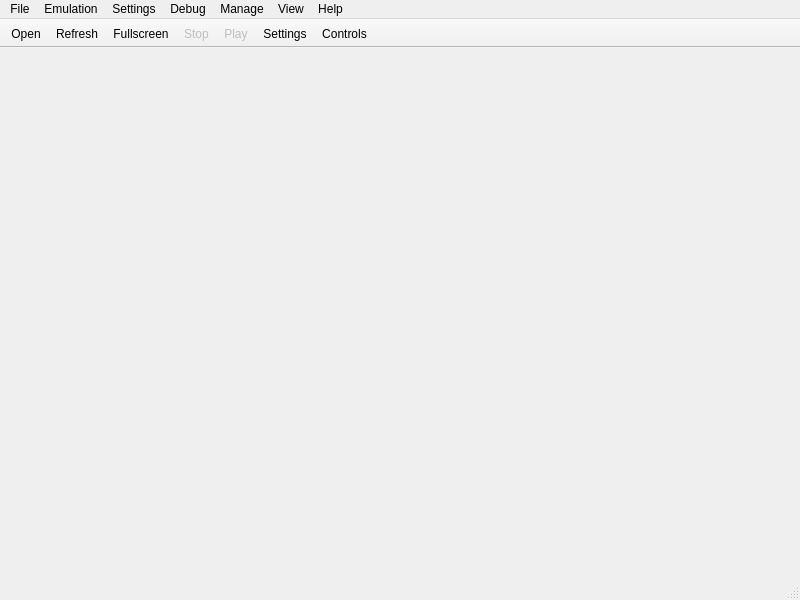
<?xml version="1.0" encoding="UTF-8"?>
<ui version="4.0">
 <class>MainWindow</class>
 <widget class="QMainWindow" name="MainWindow">
  <property name="geometry">
   <rect>
    <x>0</x>
    <y>0</y>
    <width>800</width>
    <height>600</height>
   </rect>
  </property>
  <widget class="QWidget" name="centralwidget"/>
  <widget class="QMenuBar" name="menubar">
   <property name="geometry">
    <rect>
     <x>0</x>
     <y>0</y>
     <width>800</width>
     <height>21</height>
    </rect>
   </property>
   <widget class="QMenu" name="menuFile">
    <property name="title">
     <string>File</string>
    </property>
    <addaction name="install_firmware_action"/>
    <addaction name="install_pkg_action"/>
    <addaction name="install_zip_action"/>
    <addaction name="install_license_action"/>
    <addaction name="separator"/>
   </widget>
   <widget class="QMenu" name="menuEmulation">
    <property name="title">
     <string>Emulation</string>
    </property>
    <addaction name="pause_action"/>
    <addaction name="stop_action"/>
   </widget>
   <widget class="QMenu" name="menuConfiguration">
    <property name="title">
     <string>Settings</string>
    </property>
    <addaction name="settings_core_action"/>
    <addaction name="settings_cpu_action"/>
    <addaction name="settings_gpu_action"/>
    <addaction name="settings_performance_action"/>
    <addaction name="settings_audio_action"/>
    <addaction name="settings_camera_action"/>
    <addaction name="settings_system_action"/>
    <addaction name="settings_emulator_action"/>
    <addaction name="settings_gui_action"/>
    <addaction name="settings_network_action"/>
    <addaction name="settings_debug_action"/>
    <addaction name="separator"/>
    <addaction name="controls_action"/>
   </widget>
   <widget class="QMenu" name="menuDebug">
    <property name="title">
     <string>Debug</string>
    </property>
    <addaction name="debug_threads_action"/>
    <addaction name="debug_mutexes_action"/>
    <addaction name="debug_lw_mutexes_action"/>
    <addaction name="debug_condvars_action"/>
    <addaction name="debug_lw_condvars_action"/>
    <addaction name="debug_semaphores_action"/>
    <addaction name="debug_event_flags_action"/>
    <addaction name="debug_allocations_action"/>
    <addaction name="debug_disassembly_action"/>
   </widget>
   <widget class="QMenu" name="menuManage">
    <property name="title">
     <string>Manage</string>
    </property>
    <addaction name="vita_themes_action"/>
    <addaction name="trophy_collection_action"/>
    <addaction name="user_management_action"/>
   </widget>
   <widget class="QMenu" name="menuView">
    <property name="title">
     <string>View</string>
    </property>
    <addaction name="show_apps_list_action"/>
    <addaction name="show_log_action"/>
    <addaction name="separator"/>
    <addaction name="show_title_bars_action"/>
    <addaction name="show_toolbar_action"/>
   </widget>
   <widget class="QMenu" name="menuHelp">
    <property name="title">
     <string>Help</string>
    </property>
    <addaction name="welcome_dialog_action"/>
    <addaction name="separator"/>
    <addaction name="check_for_updates_action"/>
    <addaction name="separator"/>
    <addaction name="about_qt_action"/>
    <addaction name="about_action"/>
   </widget>
   <addaction name="menuFile"/>
   <addaction name="menuEmulation"/>
   <addaction name="menuConfiguration"/>
   <addaction name="menuDebug"/>
   <addaction name="menuManage"/>
   <addaction name="menuView"/>
   <addaction name="menuHelp"/>
  </widget>
  <widget class="QStatusBar" name="statusbar"/>
  <widget class="QToolBar" name="toolBar">
   <property name="contextMenuPolicy">
    <enum>Qt::ContextMenuPolicy::PreventContextMenu</enum>
   </property>
   <property name="windowTitle">
    <string>Tool Bar</string>
   </property>
   <property name="movable">
    <bool>false</bool>
   </property>
   <property name="allowedAreas">
    <set>Qt::ToolBarArea::TopToolBarArea</set>
   </property>
   <property name="iconSize">
    <size>
     <width>30</width>
     <height>30</height>
    </size>
   </property>
   <property name="toolButtonStyle">
    <enum>Qt::ToolButtonStyle::ToolButtonTextUnderIcon</enum>
   </property>
   <property name="floatable">
    <bool>false</bool>
   </property>
   <attribute name="toolBarArea">
    <enum>TopToolBarArea</enum>
   </attribute>
   <attribute name="toolBarBreak">
    <bool>false</bool>
   </attribute>
   <addaction name="toolbar_open"/>
   <addaction name="toolbar_refresh"/>
   <addaction name="toolbar_fullscreen"/>
   <addaction name="toolbar_stop"/>
   <addaction name="toolbar_start"/>
   <addaction name="toolbar_config"/>
   <addaction name="toolbar_controls"/>
  </widget>
  <action name="toolbar_open">
   <property name="text">
    <string>Open</string>
   </property>
  </action>
  <action name="toolbar_refresh">
   <property name="text">
    <string>Refresh</string>
   </property>
  </action>
  <action name="toolbar_stop">
   <property name="enabled">
    <bool>false</bool>
   </property>
   <property name="text">
    <string>Stop</string>
   </property>
  </action>
  <action name="toolbar_start">
   <property name="enabled">
    <bool>false</bool>
   </property>
   <property name="text">
    <string>Play</string>
   </property>
  </action>
  <action name="toolbar_config">
   <property name="text">
    <string>Settings</string>
   </property>
  </action>
  <action name="toolbar_fullscreen">
   <property name="text">
    <string>Fullscreen</string>
   </property>
  </action>
  <action name="toolbar_controls">
   <property name="text">
    <string>Controls</string>
   </property>
  </action>
  <action name="check_for_updates_action">
   <property name="text">
    <string>Check for updates</string>
   </property>
  </action>
  <action name="about_action">
   <property name="text">
    <string>About Vita3k</string>
   </property>
  </action>
  <action name="about_qt_action">
   <property name="text">
    <string>About Qt</string>
   </property>
  </action>
  <action name="install_firmware_action">
   <property name="text">
    <string>Install Firmware (.PUP)</string>
   </property>
  </action>
  <action name="install_pkg_action">
   <property name="text">
    <string>Install Package (.pkg)</string>
   </property>
  </action>
  <action name="install_zip_action">
   <property name="text">
    <string>Install Archive (.zip / .vpk)</string>
   </property>
  </action>
  <action name="install_license_action">
   <property name="text">
    <string>Install License (.rif / work.bin)</string>
   </property>
  </action>
  <action name="pause_action">
   <property name="enabled">
    <bool>false</bool>
   </property>
   <property name="text">
    <string>Pause</string>
   </property>
  </action>
  <action name="stop_action">
   <property name="enabled">
    <bool>false</bool>
   </property>
   <property name="text">
    <string>Stop</string>
   </property>
  </action>
  <action name="trophy_collection_action">
   <property name="text">
    <string>Trophy Collection</string>
   </property>
  </action>
  <action name="vita_themes_action">
   <property name="text">
    <string>Vita Themes</string>
   </property>
  </action>
  <action name="user_management_action">
   <property name="text">
    <string>User Management</string>
   </property>
  </action>
  <action name="settings_core_action">
   <property name="text">
    <string>Core</string>
   </property>
  </action>
  <action name="settings_cpu_action">
   <property name="text">
    <string>CPU</string>
   </property>
  </action>
  <action name="settings_gpu_action">
   <property name="text">
    <string>Graphics</string>
   </property>
  </action>
  <action name="settings_performance_action">
   <property name="text"><string>Performance</string></property>
  </action>
  <action name="settings_audio_action">
   <property name="text">
    <string>Audio</string>
   </property>
  </action>
  <action name="settings_camera_action">
   <property name="text">
    <string>Camera</string>
   </property>
  </action>
  <action name="settings_system_action">
   <property name="text">
    <string>System</string>
   </property>
  </action>
  <action name="settings_emulator_action">
   <property name="text">
    <string>Emulator</string>
   </property>
  </action>
  <action name="settings_gui_action">
   <property name="text">
    <string>Interface</string>
   </property>
  </action>
  <action name="settings_network_action">
   <property name="text">
    <string>Network</string>
   </property>
  </action>
  <action name="settings_debug_action">
   <property name="text">
    <string>Debug</string>
   </property>
  </action>
  <action name="controls_action">
   <property name="text">
    <string>Controls</string>
   </property>
  </action>
  <action name="show_toolbar_action">
   <property name="checkable">
    <bool>true</bool>
   </property>
   <property name="checked">
    <bool>true</bool>
   </property>
   <property name="text">
    <string>Show Tool Bar</string>
   </property>
  </action>
  <action name="show_title_bars_action">
   <property name="checkable">
    <bool>true</bool>
   </property>
   <property name="checked">
    <bool>true</bool>
   </property>
   <property name="text">
    <string>Show Title Bars</string>
   </property>
  </action>
  <action name="show_apps_list_action">
   <property name="checkable">
    <bool>true</bool>
   </property>
   <property name="checked">
    <bool>true</bool>
   </property>
   <property name="text">
    <string>Show Apps List</string>
   </property>
  </action>
  <action name="show_log_action">
   <property name="checkable">
    <bool>true</bool>
   </property>
   <property name="checked">
    <bool>true</bool>
   </property>
   <property name="text">
    <string>Show Log</string>
   </property>
  </action>
  <action name="welcome_dialog_action">
   <property name="text">
    <string>View Welcome Dialog</string>
   </property>
  </action>
  <action name="debug_threads_action">
   <property name="text">
    <string>Threads</string>
   </property>
  </action>
  <action name="debug_mutexes_action">
   <property name="text">
    <string>Mutexes</string>
   </property>
  </action>
  <action name="debug_lw_mutexes_action">
   <property name="text">
    <string>Lightweight Mutexes</string>
   </property>
  </action>
  <action name="debug_condvars_action">
   <property name="text">
    <string>Condition Variables</string>
   </property>
  </action>
  <action name="debug_lw_condvars_action">
   <property name="text">
    <string>Lightweight Condition Variables</string>
   </property>
  </action>
  <action name="debug_semaphores_action">
   <property name="text">
    <string>Semaphores</string>
   </property>
  </action>
  <action name="debug_event_flags_action">
   <property name="text">
    <string>Event Flags</string>
   </property>
  </action>
  <action name="debug_allocations_action">
   <property name="text">
    <string>Memory Allocations</string>
   </property>
  </action>
  <action name="debug_disassembly_action">
   <property name="text">
    <string>Disassembly</string>
   </property>
  </action>
 </widget>
 <resources/>
 <connections/>
</ui>
